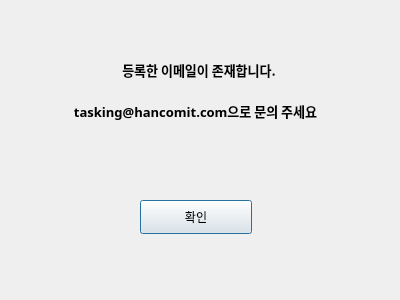
<?xml version="1.0" encoding="UTF-8"?>
<ui version="4.0">
 <class>Dialog</class>
 <widget class="QDialog" name="Dialog">
  <property name="geometry">
   <rect>
    <x>0</x>
    <y>0</y>
    <width>400</width>
    <height>300</height>
   </rect>
  </property>
  <property name="windowTitle">
   <string>Dialog</string>
  </property>
  <widget class="QLabel" name="label">
   <property name="geometry">
    <rect>
     <x>40</x>
     <y>49</y>
     <width>321</width>
     <height>41</height>
    </rect>
   </property>
   <property name="font">
    <font>
     <family>Adobe Devanagari</family>
     <pointsize>10</pointsize>
     <weight>75</weight>
     <bold>true</bold>
    </font>
   </property>
   <property name="text">
    <string>등록한 이메일이 존재합니다. </string>
   </property>
   <property name="alignment">
    <set>Qt::AlignCenter</set>
   </property>
  </widget>
  <widget class="QLabel" name="label_2">
   <property name="geometry">
    <rect>
     <x>20</x>
     <y>90</y>
     <width>351</width>
     <height>41</height>
    </rect>
   </property>
   <property name="font">
    <font>
     <family>Adobe Devanagari</family>
     <pointsize>10</pointsize>
     <weight>75</weight>
     <bold>true</bold>
    </font>
   </property>
   <property name="text">
    <string>tasking@hancomit.com으로 문의 주세요</string>
   </property>
   <property name="alignment">
    <set>Qt::AlignCenter</set>
   </property>
  </widget>
  <widget class="QPushButton" name="confirmBTN">
   <property name="geometry">
    <rect>
     <x>140</x>
     <y>200</y>
     <width>112</width>
     <height>34</height>
    </rect>
   </property>
   <property name="text">
    <string>확인</string>
   </property>
  </widget>
 </widget>
 <resources/>
 <connections/>
</ui>
